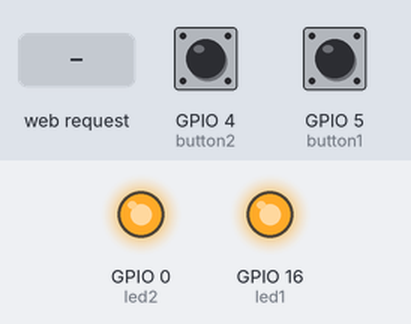
Bench run of a sketch on a simulated ESP8266 (NodeMCU). On the bench: output pins drawn as LEDs (lit = HIGH). Inputs (shaded band) come from the test bench; at power-on: GPIO 4 (button2) LOW, GPIO 5 (button1) LOW. WiFi joins after 1.5 s; servers stay silent unless stated; what the sketch prints to the serial monitor is not drawn.

Above: at 0.3 s.
At 2.7 s:
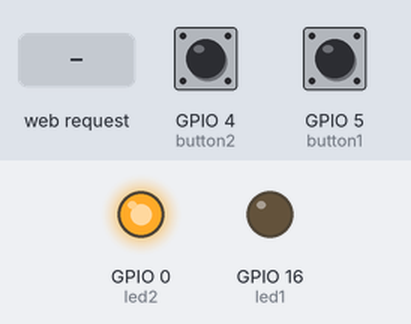
2.8 s: HTTP request GET /buttons received
At 3.9 s:
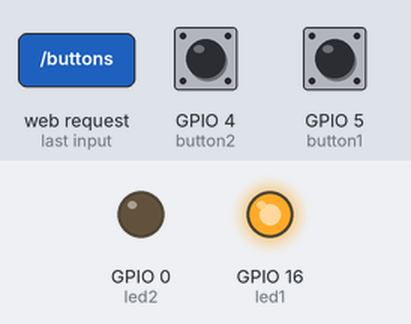
4.3 s: HTTP request GET / received
Timing chart, 0 to 7.3 s (numbered marks = the images above; inputs shaded):
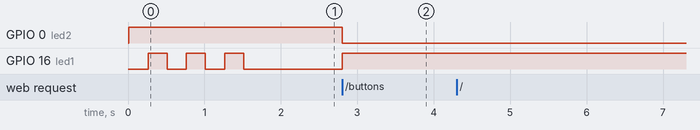

The sketch:

ButtonWebServer.ino
```cpp
// (licence header left out)
#include <ESP8266WiFi.h>
#include <ESP8266WebServer.h>

const char *ssid = "your wifi ssid";
const char *password = "your wifi pw";
const int button1 = 5; // nodemcu pin: D1
const int button2 = 4; // nodemcu pin: D2
const int led1 = 16; // built in LED and D0
const int led2 =  0; // nodemcu pin: D4
const int analogInPin = A0;

int led1_state = 0;
int led2_state = 0;
int button1_state = 0;
int button2_state = 0;
int analog = 0;

IPAddress local_ip(127,0,0,0); // will be set via dhcp
ESP8266WebServer server(80);

void handleRoot() {
  digitalWrite(led1, 0);
  button1_state = digitalRead(button1);
  button2_state = digitalRead(button2);
  led1_state = digitalRead(led1);
  led2_state = digitalRead(led2);
  char temp[700];
  int sec = millis() / 1000;
  int min = sec / 60;
  int hr = min / 60;
  Serial.print(local_ip);
  Serial.print(" / ");
  Serial.println(millis());
  //Serial.println(system_get_time());

  snprintf(temp, 700,
"<html>\
<head>\
  <meta http-equiv='refresh' content='5'/>\
  <title>Affenkopp Augenpieker</title>\
  <style>\
    body { background-color: #000000; font-family: Arial, Helvetica, Sans-Serif; Color: #FF8C00; }\
  </style>\
</head>\
<body>\
  <h1>Huhu friends of the Telleraugen Apes!</h1>\
  <p>Uptime: %02d:%02d:%02d</p>\
  <p>Button 1: %01d</p>\
  <p>Button 2: %01d</p>\
  <p><a href=\"/buttons\">raw button infos</a></p>\
  <p><a href=\"/about\">about</a></p>\
</body>\
</html>",
    hr, min % 60, sec % 60, button1_state, button2_state );

  server.send(200, "text/html", temp);
  delay(1);
  digitalWrite(led1, 1);
}

void handleButtons() {
  char temp[100];
  // todo: recognize short press
  button1_state = digitalRead(button1);
  button2_state = digitalRead(button2);
  led1_state = digitalRead(led1);
  led2_state = digitalRead(led2);
  analog = analogRead(analogInPin);
  Serial.print(button1_state);
  Serial.print(",");
  Serial.print(button2_state);
  Serial.print(",");
  Serial.print(led1_state);
  Serial.print(",");
  Serial.print(led2_state);
  Serial.print(",");
  Serial.print(analog);
  Serial.print(",");
  //Serial.println(system_get_time());
  Serial.println(millis());

  digitalWrite(led1, 0 );
  //digitalWrite(led1, button1_state);
  digitalWrite(led2, button2_state);

  snprintf(temp, 100,
    "%01d,%01d,%01d,%01d,%04d,%d\n",
    button1_state, button2_state, led1_state, led2_state, analog, millis());

  server.send(200, "text/html", temp);
  delay(1);
  digitalWrite(led1, 1);
}

void handleNotFound() {
  digitalWrite(led1, 0);
  String message = "File Not Found\n\n";
  message += "URI: ";
  message += server.uri();
  message += "\nMethod: ";
  message += (server.method() == HTTP_GET) ? "GET" : "POST";
  message += "\nArguments: ";
  message += server.args();
  message += "\n";

  for (uint8_t i = 0; i < server.args(); i++) {
    message += " " + server.argName(i) + ": " + server.arg(i) + "\n";
  }

  server.send(404, "text/plain", message);
  delay(1);
  digitalWrite(led1, 1);
}

void setup_webserver(){
  // define html paths
  server.on("/", handleRoot);
  server.on("/about", []() {
    server.send(200, "text/plain", "Affenkopp mit Knopp - siehmaleineran.de");
    } );
  server.on("/buttons", handleButtons);
  server.onNotFound(handleNotFound);
  server.begin();
  Serial.println("HTTP server started");
}

void setup_wifi(){
  WiFi.begin(ssid, password);
  Serial.println("waiting for wlan connection");
  while(WiFi.status() != WL_CONNECTED) {
    digitalWrite(led1, 0);
    delay(250);
    digitalWrite(led1, 1);
    delay(250);
    digitalWrite(led1, 0);
    Serial.print(".");
  }

  Serial.println("");
  Serial.print("Connected to ");
  Serial.println(ssid);
  Serial.print("IP address: ");
  local_ip = WiFi.localIP();
  Serial.println(local_ip);
}

void setup() {
  delay(10);
  pinMode(led1, OUTPUT);
  pinMode(led2, OUTPUT);
  pinMode(button1, INPUT);
  pinMode(button2, INPUT);
  digitalWrite(led1, 1);
  digitalWrite(led2, 1);
  Serial.begin(115200);
  setup_wifi();
  setup_webserver();
}

void loop(void) {
  server.handleClient();
}
```

Measured:
- after the input at 2.8 s, GPIO 0 (led2): HIGH → LOW at once; GPIO 16 (led1): LOW → HIGH at once
